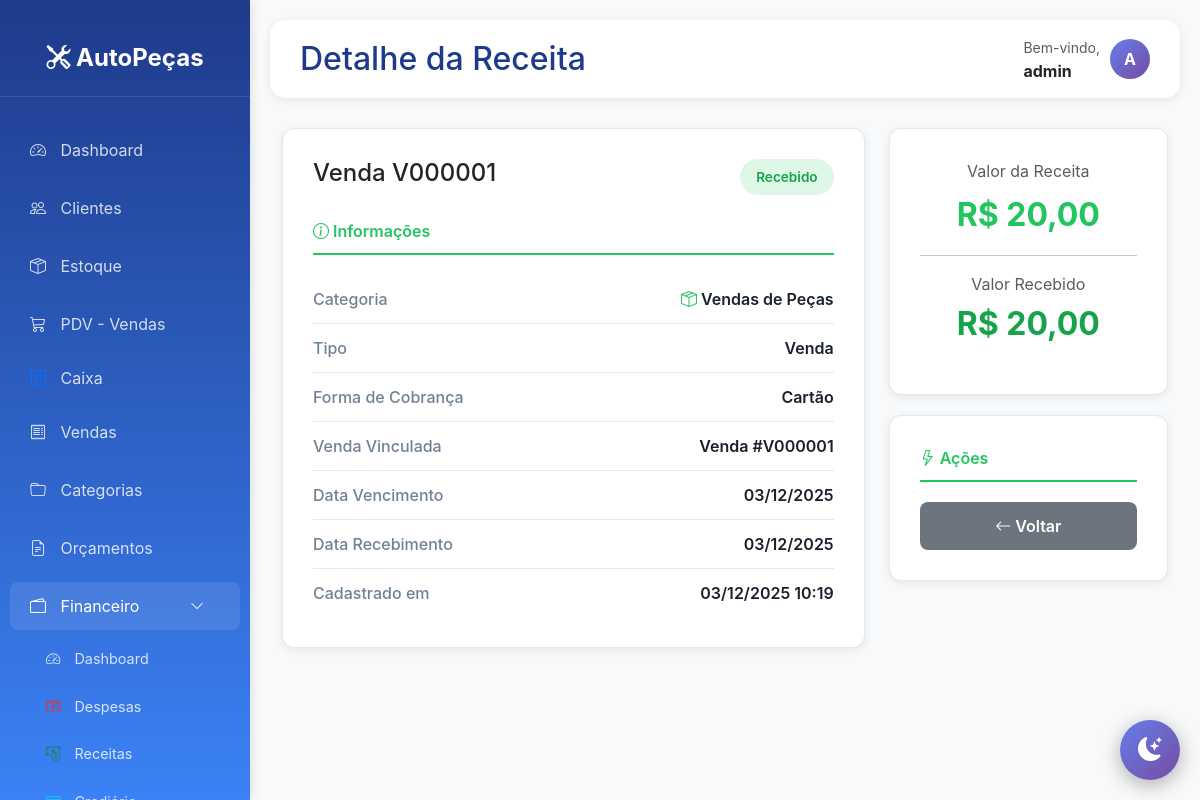
/financeiro/receitas/11/ (signed in), run on the app's committed database.
### financeiro/models.py (models this page shows, shortened)
class ContaReceber(models.Model):
    TIPO_CHOICES = [
        ('VENDA', 'Venda'),
        ('SERVICO', 'Serviço/OS'),
        ('AVULSO', 'Receita Avulsa'),
        ('PARCELADO', 'Parcelado'),
    ]
    STATUS_CHOICES = [
        ('PENDENTE', 'Pendente'),
        ('RECEBIDO', 'Recebido'),
        ('ATRASADO', 'Atrasado'),
        ('CANCELADO', 'Cancelado'),
    ]
    FORMA_COBRANCA_CHOICES = [
        ('BOLETO', 'Boleto'),
        ('FIADO', 'Fiado'),
        ('CARTAO', 'Cartão'),
        ('PIX', 'PIX'),
        ('DINHEIRO', 'Dinheiro'),
        ('CHEQUE', 'Cheque'),
        ('DEPOSITO', 'Depósito/Transferência'),
    ]
    descricao = models.CharField(max_length=200, verbose_name='Descrição')
    categoria = models.ForeignKey(CategoriaReceita, on_delete=models.PROTECT,
                                  verbose_name='Categoria')
    tipo = models.CharField(max_length=10, choices=TIPO_CHOICES, default='VENDA',
                            verbose_name='Tipo')
    valor = models.DecimalField(max_digits=10, decimal_places=2, verbose_name='Valor')
    data_vencimento = models.DateField(verbose_name='Data de Vencimento')
    data_recebimento = models.DateField(blank=True, null=True, verbose_name='Data de Recebimento')
    status = models.CharField(max_length=10, choices=STATUS_CHOICES, default='PENDENTE',
                              verbose_name='Status')
    forma_cobranca = models.CharField(max_length=15, choices=FORMA_COBRANCA_CHOICES,
                                      default='FIADO', verbose_name='Forma de Cobrança')
    forma_pagamento = models.ForeignKey(FormaPagamento, on_delete=models.SET_NULL,
                                        blank=True, null=True,
                                        verbose_name='Forma de Pagamento (recebido)')
    cliente = models.ForeignKey('clientes.Cliente', on_delete=models.SET_NULL,
                                blank=True, null=True, verbose_name='Cliente',
                                related_name='contas_receber')
    venda = models.ForeignKey('vendas.Venda', on_delete=models.SET_NULL,
                              blank=True, null=True, verbose_name='Venda',
                              related_name='parcelas_receber')
    ordem_servico = models.ForeignKey('vendas.OrdemServico', on_delete=models.SET_NULL,
                                      blank=True, null=True, verbose_name='Ordem de Serviço',
                                      related_name='parcelas_receber')
    parcela_atual = models.IntegerField(default=1, verbose_name='Parcela Atual')
    total_parcelas = models.IntegerField(default=1, verbose_name='Total de Parcelas')
    venda_parcelada = models.ForeignKey('VendaParcelada', on_delete=models.CASCADE,
                                        blank=True, null=True, related_name='parcelas')
    aplica_juros = models.BooleanField(default=False, verbose_name='Aplica Juros?')
    percentual_juros_dia = models.DecimalField(max_digits=5, decimal_places=2, default=0,
                                               verbose_name='% Juros ao Dia')
    aplica_multa = models.BooleanField(default=False, verbose_name='Aplica Multa?')
    percentual_multa = models.DecimalField(max_digits=5, decimal_places=2, default=0,
                                           verbose_name='% Multa por Atraso')
    valor_juros = models.DecimalField(max_digits=10, decimal_places=2, default=0,
                                      verbose_name='Valor Juros Calculado')
    valor_multa = models.DecimalField(max_digits=10, decimal_places=2, default=0,
                                      verbose_name='Valor Multa Calculado')
    valor_recebido = models.DecimalField(max_digits=10, decimal_places=2, default=0,
                                         verbose_name='Valor Recebido')
    documento_referencia = models.CharField(max_length=100, blank=True, null=True,
                                            verbose_name='Nº Documento/NF')
    observacoes = models.TextField(blank=True, null=True, verbose_name='Observações')
    comprovante = models.FileField(upload_to='comprovantes_receitas/%Y/%m/', blank=True, null=True,
                                   verbose_name='Comprovante')
    usuario_cadastro = models.ForeignKey(User, on_delete=models.SET_NULL, blank=True, null=True,
                                         related_name='receitas_cadastradas')
    data_cadastro = models.DateTimeField(auto_now_add=True)
    data_atualizacao = models.DateTimeField(auto_now=True)
    class Meta:
        verbose_name = 'Conta a Receber'
        verbose_name_plural = 'Contas a Receber'
        ordering = ['data_vencimento', 'descricao']
    @property
    def esta_atrasado(self):
        return self.status in ['PENDENTE', 'ATRASADO'] and self.data_vencimento < date.today()

class CategoriaReceita(models.Model):
    TIPO_CHOICES = [
        ('VENDA', 'Venda'),
        ('SERVICO', 'Serviço'),
        ('OUTROS', 'Outros'),
    ]
    nome = models.CharField(max_length=100, verbose_name='Nome')
    tipo = models.CharField(max_length=10, choices=TIPO_CHOICES, default='VENDA', verbose_name='Tipo')
    icone = models.CharField(max_length=50, default='bi-cash', verbose_name='Ícone',
                             help_text='Classe do ícone Bootstrap (ex: bi-cash-stack)')
    cor = models.CharField(max_length=20, default='#22c55e', verbose_name='Cor',
                           help_text='Cor em hexadecimal')
    ativo = models.BooleanField(default=True, verbose_name='Ativo')
    ordem = models.IntegerField(default=0, verbose_name='Ordem de Exibição')
    class Meta:
        verbose_name = 'Categoria de Receita'
        verbose_name_plural = 'Categorias de Receitas'
        ordering = ['ordem', 'nome']

### vendas/models.py (models this page shows, shortened)
class Venda(models.Model):
    STATUS_CHOICES = [
        ('A', 'Aberta'),
        ('F', 'Finalizada'),
        ('C', 'Cancelada'),
    ]
    FORMA_PAGAMENTO_CHOICES = [
        ('DI', 'Dinheiro'),
        ('CD', 'Cartão de Débito'),
        ('CC', 'Cartão de Crédito'),
        ('PI', 'PIX'),
        ('BO', 'Boleto'),
        ('CR', 'Crediário'),
    ]
    numero = models.CharField(max_length=20, unique=True)
    cliente = models.ForeignKey(Cliente, on_delete=models.PROTECT)
    veiculo = models.ForeignKey(Veiculo, on_delete=models.PROTECT, null=True, blank=True)
    status = models.CharField(max_length=1, choices=STATUS_CHOICES, default='A')
    forma_pagamento = models.CharField(max_length=2, choices=FORMA_PAGAMENTO_CHOICES)
    subtotal = models.DecimalField(max_digits=10, decimal_places=2, default=0)
    desconto = models.DecimalField(max_digits=10, decimal_places=2, default=0)
    total = models.DecimalField(max_digits=10, decimal_places=2, default=0)
    observacoes = models.TextField(blank=True, null=True)
    vendedor = models.CharField(max_length=100)
    data_venda = models.DateTimeField(auto_now_add=True)
    data_atualizacao = models.DateTimeField(auto_now=True)
    class Meta:
        verbose_name = 'Venda'
        verbose_name_plural = 'Vendas'
        ordering = ['-data_venda']

### financeiro/views.py (the view)
# urls.py: path('receitas/<int:conta_id>/', views.detalhe_conta_receber, name='detalhe_receita'),
@login_required
def detalhe_conta_receber(request, conta_id):
    conta = get_object_or_404(
        ContaReceber.objects.select_related(
            'categoria', 'cliente', 'venda', 'ordem_servico',
            'forma_pagamento', 'venda_parcelada', 'usuario_cadastro'
        ),
        id=conta_id
    )
    outras_parcelas = None
    if conta.venda_parcelada:
        outras_parcelas = conta.venda_parcelada.parcelas.exclude(id=conta_id).order_by('parcela_atual')
    formas_pagamento = FormaPagamento.objects.filter(
        Q(tipo='AMBOS') | Q(tipo='RECEITA'), ativo=True
    ).order_by('nome')
    context = {
        'conta': conta,
        'outras_parcelas': outras_parcelas,
        'formas_pagamento': formas_pagamento,
        'today': date.today(),
    }
    return render(request, 'financeiro/receita_detalhe.html', context)

### templates/financeiro/receita_detalhe.html (shortened to what this page needs)
{% extends 'base.html' %}
{% block page_title %}Detalhe da Receita{% endblock %}
{% block content %}
<div class="container-fluid">
    <div class="row">
        <div class="col-lg-8">
            <div class="detalhe-card">
                <div class="d-flex justify-content-between align-items-start mb-4">
                    <div>
                        <h4 class="mb-1">{{ conta.descricao }}</h4>
                    </div>
                    <span class="status-badge {{ conta.status|lower }}">
                        {{ conta.get_status_display }}
                    </span>
                </div>
                <div class="section-title">
                    <i class="bi bi-info-circle"></i> Informações
                </div>
                <div class="info-row">
                    <span class="info-label">Categoria</span>
                    <span class="info-value">
                        <i class="{{ conta.categoria.icone }}" style="color: {{ conta.categoria.cor }}"></i>
                        {{ conta.categoria.nome }}
                    </span>
                </div>
                <div class="info-row">
                    <span class="info-label">Tipo</span>
                    <span class="info-value">{{ conta.get_tipo_display }}</span>
                </div>
                <div class="info-row">
                    <span class="info-label">Forma de Cobrança</span>
                    <span class="info-value">{{ conta.get_forma_cobranca_display }}</span>
                </div>
                {% if conta.venda %}
                <div class="info-row">
                    <span class="info-label">Venda Vinculada</span>
                    <span class="info-value">Venda #{{ conta.venda.numero }}</span>
                </div>
                {% endif %}
                <div class="info-row">
                    <span class="info-label">Data Vencimento</span>
                    <span class="info-value">{{ conta.data_vencimento|date:"d/m/Y" }}</span>
                </div>
                {% if conta.data_recebimento %}
                <div class="info-row">
                    <span class="info-label">Data Recebimento</span>
                    <span class="info-value">{{ conta.data_recebimento|date:"d/m/Y" }}</span>
                </div>
                {% endif %}
                <div class="info-row">
                    <span class="info-label">Cadastrado em</span>
                    <span class="info-value">{{ conta.data_cadastro|date:"d/m/Y H:i" }}</span>
                </div>
            </div>
        </div>
        <div class="col-lg-4">
            <div class="detalhe-card text-center">
                <p class="text-muted mb-2">Valor da Receita</p>
                <p class="valor-grande">R$ {{ conta.valor|floatformat:2 }}</p>
                {% if conta.status == 'RECEBIDO' %}
                <hr>
                <p class="text-muted mb-1">Valor Recebido</p>
                <p class="valor-grande" style="color: #16a34a;">R$ {{ conta.valor_recebido|floatformat:2 }}</p>
                {% endif %}
            </div>
            <div class="detalhe-card">
                <div class="section-title">
                    <i class="bi bi-lightning"></i> Ações
                </div>
                <div class="d-grid gap-2">
                    <a href="{% url 'financeiro:lista_receitas' %}" class="btn btn-voltar">
                        <i class="bi bi-arrow-left"></i> Voltar
                    </a>
                </div>
            </div>
        </div>
    </div>
</div>
{% endblock %}

### templates/base.html (shortened to what this page needs)
<!DOCTYPE html>
<html lang="pt-BR">
<head>
    <link href="https://cdn.jsdelivr.net/npm/bootstrap@5.3.0/dist/css/bootstrap.min.css" rel="stylesheet">
    <link rel="stylesheet" href="https://cdn.jsdelivr.net/npm/bootstrap-icons@1.10.0/font/bootstrap-icons.css">
</head>
<body>
    <div class="sidebar">
        <div class="logo">
            <i class="bi bi-tools"></i> AutoPeças
        </div>
        <nav class="nav flex-column mt-4">
            <a class="nav-link {% if request.path == '/' %}active{% endif %}" href="{% url 'dashboard' %}">
                <i class="bi bi-speedometer2"></i> Dashboard
            </a>
            <a class="nav-link {% if 'clientes' in request.path %}active{% endif %}" href="{% url 'lista_clientes' %}">
                <i class="bi bi-people"></i> Clientes
            </a>
            <a class="nav-link {% if 'estoque' in request.path %}active{% endif %}" href="{% url 'lista_estoque' %}">
                <i class="bi bi-box-seam"></i> Estoque
            </a>
            <a class="nav-link {% if 'pdv' in request.path %}active{% endif %}" href="{% url 'pdv' %}">
                <i class="bi bi-cart3"></i> PDV - Vendas
            </a>
            <a class="nav-link py-2" href="{% url 'financeiro:dashboard_caixa' %}">
                <i class="bi bi-safe text-primary"></i> Caixa
            </a>
            <a class="nav-link {% if 'vendas' in request.path %}active{% endif %}" href="{% url 'lista_vendas' %}">
                <i class="bi bi-receipt"></i> Vendas
            </a>
            <a class="nav-link" href="{% url 'lista_categorias' %}">
                <i class="bi bi-folder"></i> Categorias
            </a>
            <a class="nav-link" href="{% url 'lista_orcamentos' %}">
                <i class="bi bi-file-earmark-text"></i> Orçamentos
            </a>
            <a class="nav-link d-flex justify-content-between align-items-center {% if 'financeiro' in request.path %}active{% endif %}"
            data-bs-toggle="collapse" href="#menuFinanceiro" role="button"
            aria-expanded="{% if 'financeiro' in request.path %}true{% else %}false{% endif %}">
                <span><i class="bi bi-wallet2"></i> Financeiro</span>
                <i class="bi bi-chevron-down small"></i>
            </a>
            <div class="collapse {% if 'financeiro' in request.path %}show{% endif %}" id="menuFinanceiro">
                <nav class="nav flex-column ms-3" style="font-size: 0.9rem;">
                    <a class="nav-link py-2" href="{% url 'financeiro:dashboard' %}">
                        <i class="bi bi-speedometer2"></i> Dashboard
                    </a>
                    <a class="nav-link py-2" href="{% url 'financeiro:lista_contas' %}">
                        <i class="bi bi-cash-stack text-danger"></i> Despesas
                    </a>
                    <a class="nav-link py-2" href="{% url 'financeiro:lista_receitas' %}">
                        <i class="bi bi-cash-coin text-success"></i> Receitas
                    </a>
                    <a class="nav-link py-2" href="{% url 'financeiro:lista_crediario' %}">
                        <i class="bi bi-credit-card text-info"></i> Crediário
                    </a>
                </nav>
            </div>
        </nav>
    </div>
    <div class="main-content">
        <div class="topbar">
            <h2>{% block page_title %}Sistema de Gestão{% endblock %}</h2>
            <div class="user-info">
                <div>
                    <small class="text-muted">Bem-vindo,</small><br>
                    <strong>{{ user.username }}</strong>
                </div>
                <div class="user-avatar">
                    {{ user.username|slice:":1"|upper }}
                </div>
            </div>
        </div>
        {% block content %}{% endblock %}
    </div>
    <button class="theme-toggle" id="theme-toggle" title="Alternar tema">
        <i class="bi bi-moon-stars-fill" id="theme-icon"></i>
    </button>
</body>
</html>

### data on the page
ContaReceber: descricao "Venda V000001", status "Recebido", categoria.nome "Vendas de Peças", tipo "Venda", forma_cobranca "Cartão", venda.numero "V000001", data_vencimento "03/12/2025", data_recebimento "03/12/2025", data_cadastro "03/12/2025 10:19", valor "20,00", valor_recebido "20,00"

### other printed values
{{ user.username }} "admin"
{{ user.username|slice:":1"|upper }} "A"
